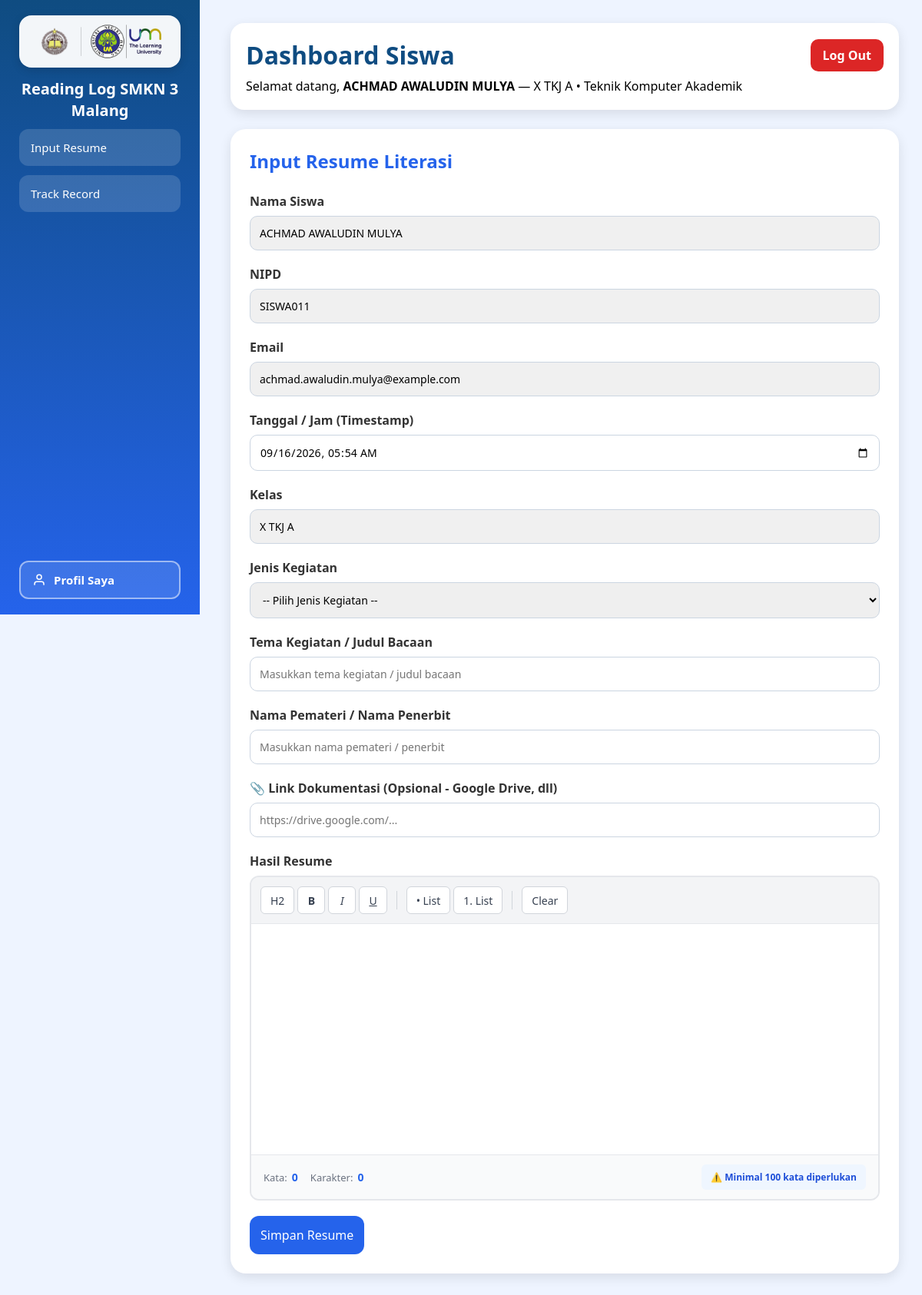
Before: /siswa/dashboard_siswa.php (signed in) with the older database file.
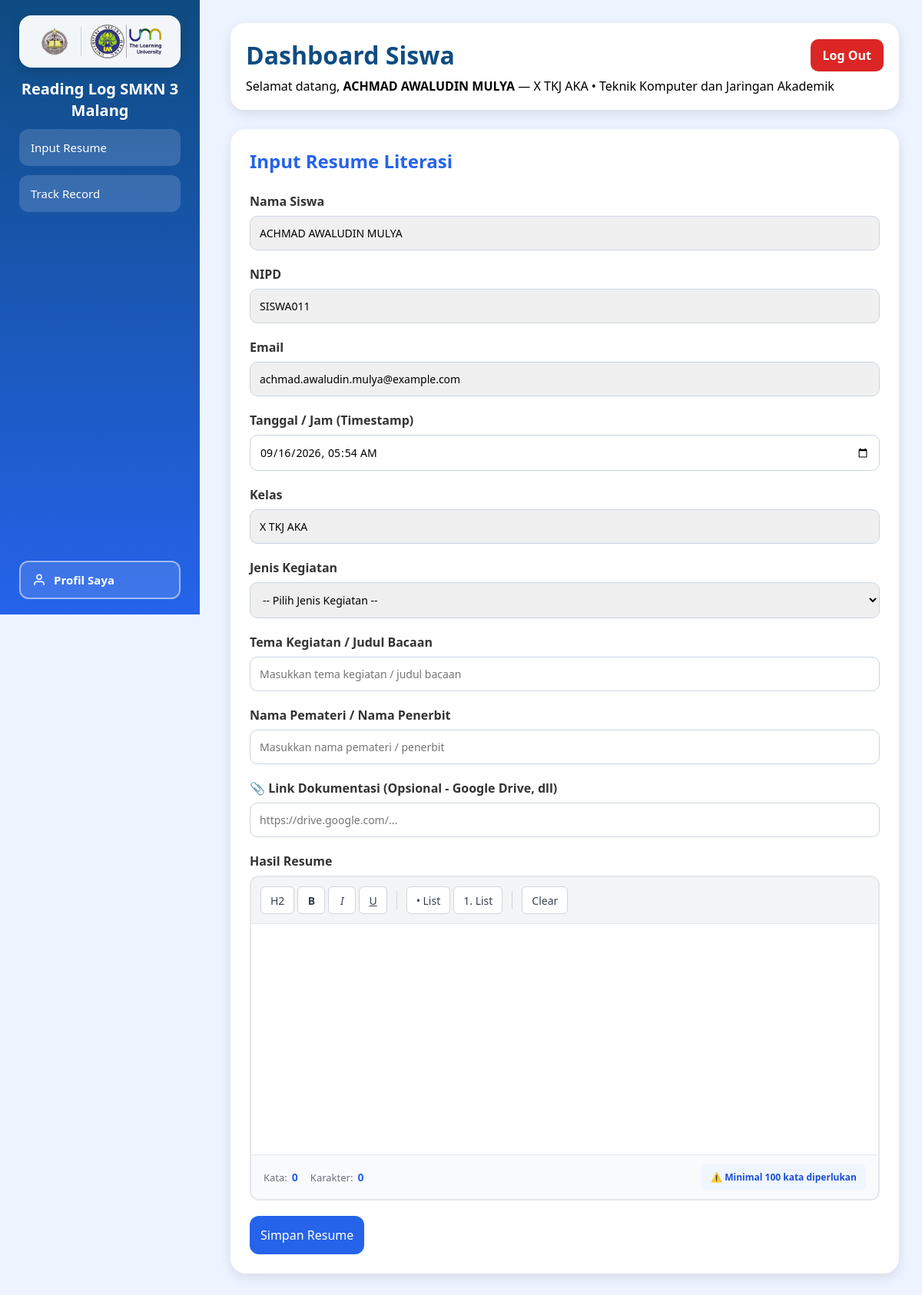
After: the same page with the newer database file.
### tables this page shows
CREATE TABLE `users` (
  `id` int(10) UNSIGNED NOT NULL,
  `nama` varchar(150) NOT NULL,
  `email` varchar(150) NOT NULL,
  `password` varchar(255) NOT NULL,
  `jabatan` enum('Super Admin','Guru','Siswa') NOT NULL,
  `nis_nip` varchar(50) NOT NULL,
  `kelas` varchar(50) NOT NULL,
  `jurusan` varchar(100) NOT NULL,
  `is_active` tinyint(1) NOT NULL DEFAULT 1,
  `created_at` datetime NOT NULL DEFAULT current_timestamp(),
  `updated_at` datetime NOT NULL DEFAULT current_timestamp() ON UPDATE current_timestamp()
);

### siswa/dashboard_siswa.php (the view, shortened to what this page needs)
<?php
include __DIR__ . '/../inc_koneksi.php';
function esc($value) {
    return htmlspecialchars((string) $value, ENT_QUOTES, 'UTF-8');
}
$user_id = $_SESSION['user_id'];
$stmt = $koneksi->prepare('SELECT id, nama, email, nis_nip, kelas, jurusan FROM users WHERE id = ? AND jabatan = ?');
$jabatan = 'Siswa';
$stmt->bind_param('is', $user_id, $jabatan);
$stmt->execute();
$result = $stmt->get_result();
$siswa = $result->fetch_assoc();
?>
<!DOCTYPE html>
<html lang="id">
<head>
</head>
<body>
    <div class="sidebar">
        <?php include __DIR__ . '/../includes/sidebar_logo.php'; ?>
        <h2>Reading Log SMKN 3 Malang</h2>
        <div class="sidebar-menu-area">
            <div class="menu">
                <button onclick="showPage('resume')">
                    Input Resume
                </button>
                <button onclick="showPage('track')">
                    Track Record
                </button>
            </div>
        </div>
        <button class="sidebar-profile-btn" onclick="openProfileModal()">
            <svg width="18" height="18" viewBox="0 0 24 24" fill="none" stroke="currentColor" stroke-width="2"><path d="M20 21v-2a4 4 0 0 0-4-4H8a4 4 0 0 0-4 4v2"/><circle cx="12" cy="7" r="4"/></svg>
            Profil Saya
        </button>
    </div>
    <div class="main">
        <div class="header">
            <div class="header-top">
                <h1>Dashboard Siswa</h1>
                <a class="logout-link" href="../logout.php">Log Out</a>
            </div>
            <p>
                Selamat datang, <strong><?php echo esc($siswa['nama'] ?? '-'); ?></strong> &mdash;
                <?php echo esc($siswa['kelas'] ?? '-'); ?> &bull;
                <?php echo esc($siswa['jurusan'] ?? '-'); ?>
            </p>
        </div>
        <div id="resume" class="content active">
            <h2 style="margin-bottom:25px;color:#2563eb;">
                Input Resume Literasi
            </h2>
            <form id="resumeForm" onsubmit="submitResume(event)">
                <div class="form-group">
                    <label>Nama Siswa</label>
                    <input type="text" id="nama" required readonly style="background: #f0f0f0; cursor: not-allowed;">
                </div>
                <div class="form-group">
                    <label>NIPD</label>
                    <input type="text" id="nis_nip" required readonly style="background: #f0f0f0; cursor: not-allowed;">
                </div>
                <div class="form-group">
                    <label>Email</label>
                    <input type="email" id="email" required readonly style="background: #f0f0f0; cursor: not-allowed;">
                </div>
                <div class="form-group">
                    <label>Tanggal / Jam (Timestamp)</label>
                    <input type="datetime-local" id="tanggal" required>
                </div>
                <div class="form-group">
                    <label>Kelas</label>
                    <input type="text" id="kelas" required readonly style="background: #f0f0f0; cursor: not-allowed;">
                </div>
                <div class="form-group">
                    <label>Jenis Kegiatan</label>
                    <select id="kegiatan" required>
                        <option value="">-- Pilih Jenis Kegiatan --</option>
                    </select>
                </div>
                <div class="form-group">
                    <label>Tema Kegiatan / Judul Bacaan</label>
                    <input type="text" id="judul" placeholder="Masukkan tema kegiatan / judul bacaan" required>
                </div>
                <div class="form-group">
                    <label>Nama Pemateri / Nama Penerbit</label>
                    <input type="text" id="nama_pemateri_penerbit" placeholder="Masukkan nama pemateri / penerbit">
                </div>
                <div class="form-group">
                    <label>📎 Link Dokumentasi (Opsional - Google Drive, dll)</label>
                    <input type="url" id="dokumentasi_link" placeholder="https://drive.google.com/...">
                </div>
                <div class="form-group">
                    <label>Hasil Resume</label>
                    <div class="editor-container">
                        <div class="editor-toolbar">
                            <div class="toolbar-group">
                                <button type="button" class="editor-btn" onclick="execCmd('formatBlock','<h2>')" title="Heading">H2</button>
                                <button type="button" class="editor-btn" onclick="execCmd('bold')" title="Bold"><strong>B</strong></button>
                                <button type="button" class="editor-btn" onclick="execCmd('italic')" title="Italic"><em>I</em></button>
                                <button type="button" class="editor-btn" onclick="execCmd('underline')" title="Underline"><u>U</u></button>
                            </div>
                            <div class="toolbar-group">
                                <button type="button" class="editor-btn" onclick="execCmd('insertUnorderedList')" title="Bullet List">• List</button>
                                <button type="button" class="editor-btn" onclick="execCmd('insertOrderedList')" title="Numbered List">1. List</button>
                            </div>
                            <div class="toolbar-group">
                                <button type="button" class="editor-btn" onclick="execCmd('removeFormat')" title="Clear Format">Clear</button>
                            </div>
                        </div>
                        <div id="resumeEditor" class="editor-content" contenteditable="true" placeholder="Mulai ketik resume Anda di sini... Minimal 100 kata" onkeyup="updateWordCount()"></div>
                        <div class="editor-footer">
                            <div class="word-counter">
                                <div class="counter-item">
                                    <span>Kata:</span>
                                    <strong id="wordCount">0</strong>
                                </div>
                                <div class="counter-item">
                                    <span>Karakter:</span>
                                    <strong id="charCount">0</strong>
                                </div>
                            </div>
                            <div class="word-requirement" id="wordRequirement">
                                ⚠️ Minimal 100 kata diperlukan
                            </div>
                        </div>
                    </div>
                </div>
                <button type="submit" class="btn">
                    Simpan Resume
                </button>
            </form>
        </div>
    </div>
</body>
</html>

### includes/sidebar_logo.php (shortened to what this page needs)
<?php
if (!isset($logo_path_prefix)) {
    $logo_path_prefix = '../logo/';
}
?>
<div class="sidebar-logo-box">
    <img src="<?php echo $logo_path_prefix; ?>1. logo smk negeri 3 malang.png" alt="Logo SMKN 3 Malang">
    <img src="<?php echo $logo_path_prefix; ?>2. Universitas Negeri Malang Logo.png" alt="Logo Universitas Negeri Malang">
</div>

Changed rows visible on the page:
changed users "ACHMAD AWALUDIN MULYA": kelas "X TKJ A" → "X TKJ AKA"; jurusan "Teknik Komputer Akademik" → "Teknik Komputer dan Jaringan Akademik"
Other visible differences:
form field value: "X TKJ A" → "X TKJ AKA"
